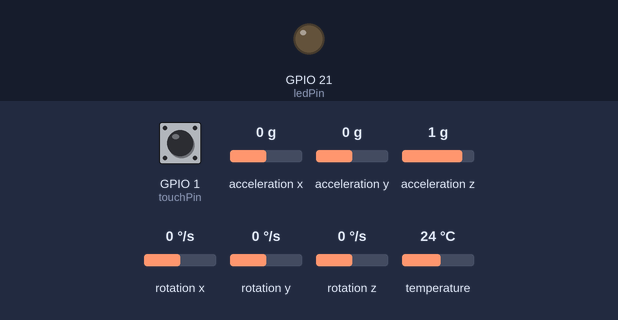
A program run on a simulated Seeed XIAO ESP32-S3. On the bench: output pins drawn as LEDs (lit = HIGH). Inputs (shaded band) come from the test bench; at power-on: GPIO 1 (touchPin) HIGH, acceleration x 0 g, acceleration y 0 g, acceleration z 1 g, rotation x 0 °/s, rotation y 0 °/s, rotation z 0 °/s, temperature 24 °C. Nothing arrives over Bluetooth unless stated; a phone connects over Bluetooth LE 3 s after start; what the program prints to the serial monitor is not drawn.

Above: at 0.05 s.
Timing chart, 0 to 3.0 s (numbered marks = the images above):
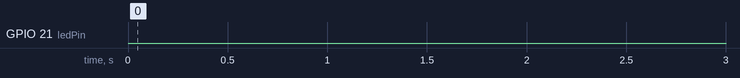

The program:

main.cpp
```cpp
#include <Arduino.h>
#include <Wire.h>
#include <Adafruit_MPU6050.h>
#include <Adafruit_Sensor.h>
#include <BLEDevice.h>
#include <BLEUtils.h>
#include <BLEServer.h>
#include <BLECharacteristic.h>
#include <BLE2902.h>


// UUIDs for the BLE service and characteristics
#define SERVICE_UUID           "6ae875c2-acd9-4c4c-83f9-d5f4f319e828" // Custom Service UUID
#define MOTION_CHARACTERISTIC_UUID "77c1eb1a-ad50-41c6-bd7a-6eab19a488e0" // Custom Characteristic UUIDs
#define TOUCH_CHARACTERISTIC_UUID  "d3decb63-f959-4a91-aadc-dcad399504f3"
#define DISTANCE_CHARACTERISTIC_UUID "aa1aebd5-ff03-46e3-91f0-bfc714f2283f"

Adafruit_MPU6050 mpu;
int touchPin = 1;
const int ledPin = LED_BUILTIN;

BLEServer* pServer = NULL;
BLEService* pService = NULL;
BLECharacteristic* pMotionCharacteristic = NULL;
BLECharacteristic* pTouchCharacteristic = NULL;
BLECharacteristic* pDistanceCharacteristic = NULL;

bool deviceConnected = false;

class MyServerCallbacks: public BLEServerCallbacks {
    void onConnect(BLEServer* pServer) {
      deviceConnected = true;
    };

    void onDisconnect(BLEServer* pServer) {
      deviceConnected = false;
    }
};


void setup() {
    Serial.begin(115200);
    BLEDevice::init("SensorDevice");

    pServer = BLEDevice::createServer();
    pServer->setCallbacks(new MyServerCallbacks());

    pService = pServer->createService(SERVICE_UUID);

    // Create a BLE Characteristic for each piece of data
    pMotionCharacteristic = pService->createCharacteristic(
                                        MOTION_CHARACTERISTIC_UUID,
                                        BLECharacteristic::PROPERTY_READ |
                                        BLECharacteristic::PROPERTY_NOTIFY);
    pMotionCharacteristic->addDescriptor(new BLE2902());

    pTouchCharacteristic = pService->createCharacteristic(
                                        TOUCH_CHARACTERISTIC_UUID,
                                        BLECharacteristic::PROPERTY_READ |
                                        BLECharacteristic::PROPERTY_NOTIFY);
    pTouchCharacteristic->addDescriptor(new BLE2902());

    pDistanceCharacteristic = pService->createCharacteristic(
                                        DISTANCE_CHARACTERISTIC_UUID,
                                        BLECharacteristic::PROPERTY_READ |
                                        BLECharacteristic::PROPERTY_NOTIFY);
    pDistanceCharacteristic->addDescriptor(new BLE2902());

    pService->start();

    BLEAdvertising* pAdvertising = BLEDevice::getAdvertising();
    pAdvertising->addServiceUUID(SERVICE_UUID);
    pAdvertising->setScanResponse(true);
    pAdvertising->setMinPreferred(0x06);  // functions that help with iPhone connections issue
    BLEDevice::startAdvertising();
    Serial.println("Waiting for a client connection to notify...");

    pinMode(ledPin, OUTPUT);
    if (!mpu.begin()) {
        Serial.println("Failed to find MPU6050 chip");
        while (1) {
            delay(10);
        }
    }

    Serial.println("MPU6050 Found!");
    mpu.setAccelerometerRange(MPU6050_RANGE_8_G);
    mpu.setGyroRange(MPU6050_RANGE_500_DEG);
    mpu.setFilterBandwidth(MPU6050_BAND_21_HZ);
}


void loop() {
    /* Read the accelerometer and gyroscope */
    sensors_event_t a, g, temp;
    mpu.getEvent(&a, &g, &temp);

    Serial.print("Accel X: "); Serial.print(a.acceleration.x); Serial.print(" m/s^2, ");
    Serial.print("Y: "); Serial.print(a.acceleration.y); Serial.print(" m/s^2, ");
    Serial.print("Z: "); Serial.print(a.acceleration.z); Serial.println(" m/s^2");

    Serial.print("Gyro X: "); Serial.print(g.gyro.x); Serial.print(" rad/s, ");
    Serial.print("Y: "); Serial.print(g.gyro.y); Serial.print(" rad/s, ");
    Serial.print("Z: "); Serial.print(g.gyro.z); Serial.println(" rad/s");


    // Reading from the touch sensor
    int touchValue = touchRead(touchPin); // Read the touch sensor on touchPin
    Serial.print("Touch Sensor Value: ");
    Serial.println(touchValue);

    // Prepare MPU6050 data string
    char mpuData[128];
    snprintf(mpuData, sizeof(mpuData), "AccelX:%f,AccelY:%f,AccelZ:%f,GyroX:%f,GyroY:%f,GyroZ:%f",
         a.acceleration.x, a.acceleration.y, a.acceleration.z,
         g.gyro.x, g.gyro.y, g.gyro.z);


    if (deviceConnected) {
        pMotionCharacteristic->setValue(mpuData);
        pMotionCharacteristic->notify();

        pTouchCharacteristic->setValue(String(touchValue).c_str());
        pTouchCharacteristic->notify();

        digitalWrite(ledPin, LOW);
        delay(500);
        digitalWrite(ledPin, HIGH);
        delay(500);

        // Since RSSI is a property of the connection, not the server's state,
        // it cannot be directly sent from here. It will be read on the client side.

        delay(100);
    }


}
```

Measured:
- by itself, GPIO 21 (ledPin): LOW → HIGH at 3.5 s, → LOW 0.61 s later, → HIGH 0.50 s later, → LOW 0.61 s later, … (229 changes in this stretch)
